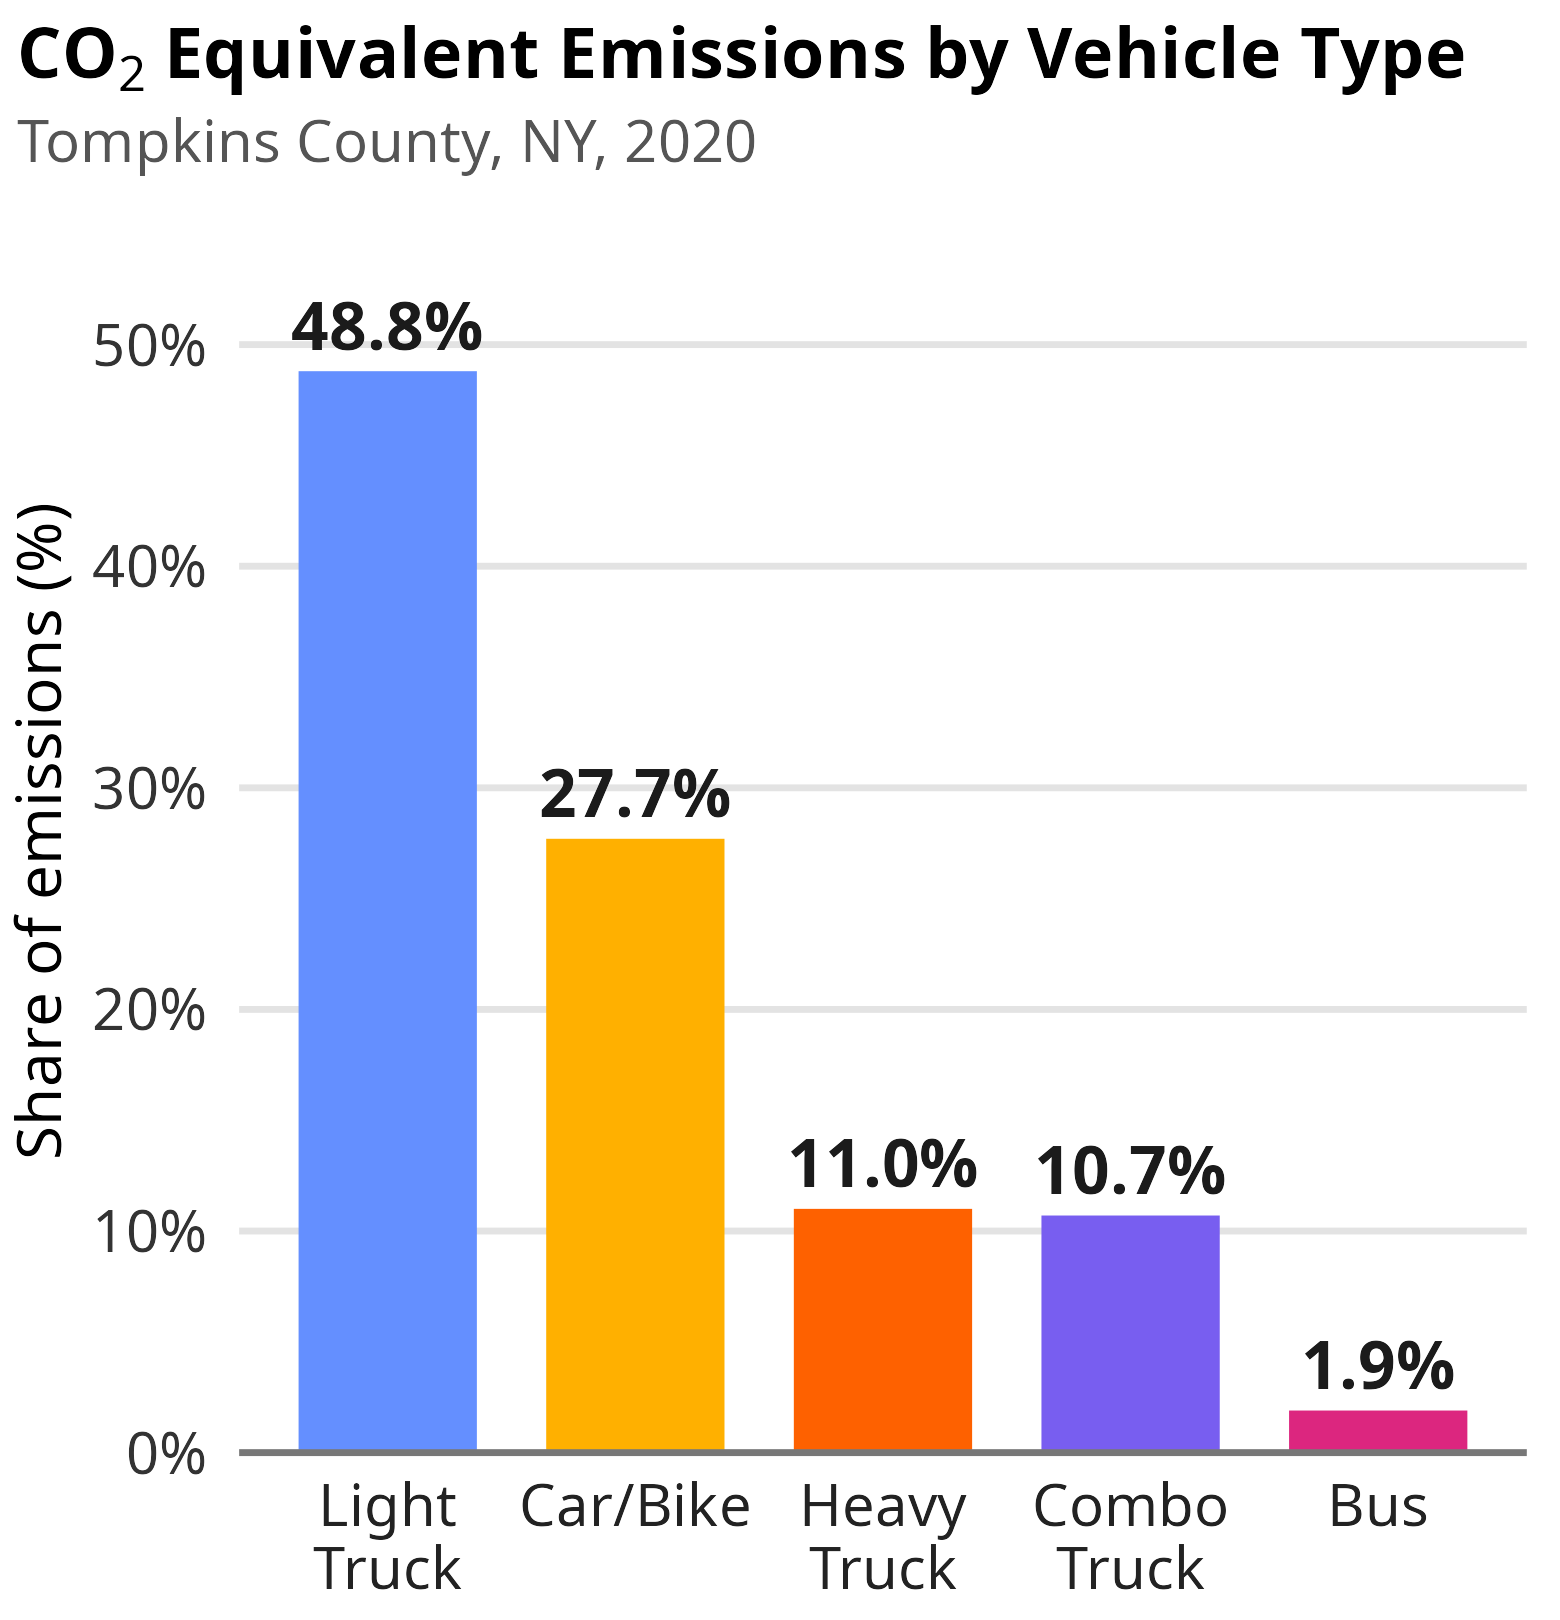

Reproduce this figure in R.
# fig/src/chart_tompkins_2020_print.R
# Print-size redraw of the REPORTER's vehicle-type chart for Figure 1.
#
# The REPORTER draws this chart in the browser at 1920 x 1200 px (1.6:1) for a
# Word page, which leaves its labels tiny at journal size. For the figure we
# redraw it with ggplot2 (the REPORTER's own server-side chart engine) from the
# exact values in the generated release (fig/src/press_release_tompkins_2020.docx)
# and the same colours, near-square so it sits beside the three bullets.
#
#   Rscript fig/src/chart_tompkins_2020_print.R   ->  fig/src/chart_tompkins_2020_print.png

library(ggplot2)
library(dplyr)

shares = tibble(
  type  = c("Light Truck", "Car/Bike", "Heavy Truck", "Combo Truck", "Bus"),
  share = c(48.8, 27.7, 11.0, 10.7, 1.9),          # from the generated release
  fill  = c("#648fff", "#ffb000", "#fe6100", "#785ef0", "#dc267f")   # sampled from its chart
) |>
  mutate(type = factor(type, levels = type),
         label = sprintf("%.1f%%", share))

p = ggplot(shares, aes(x = type, y = share, fill = type)) +
  geom_col(width = 0.72) +
  geom_text(aes(label = label), vjust = -0.45, size = 5.6, fontface = "bold", colour = "#1b1b1b") +
  scale_fill_manual(values = setNames(shares$fill, shares$type), guide = "none") +
  scale_x_discrete(labels = function(x) sub(" ", "\n", x)) +
  scale_y_continuous(labels = function(v) paste0(v, "%"), limits = c(0, 55),
                     breaks = seq(0, 50, 10), expand = expansion(mult = c(0, 0.02))) +
  labs(title = expression(bold(CO[2]~"Equivalent Emissions by Vehicle Type")),
       subtitle = "Tompkins County, NY, 2020",
       x = NULL, y = "Share of emissions (%)") +
  theme_minimal(base_size = 17) +
  theme(plot.title = element_text(size = 17, margin = margin(b = 2)),
        plot.subtitle = element_text(size = 14, colour = "#555555", margin = margin(b = 8)),
        plot.title.position = "plot",
        axis.title.y = element_text(size = 15, margin = margin(r = 4)),
        axis.text.y = element_text(size = 14, colour = "#333333"),
        axis.text.x = element_text(size = 14, colour = "#222222", lineheight = 0.9),
        panel.grid.major.x = element_blank(),
        panel.grid.minor = element_blank(),
        panel.grid.major.y = element_line(colour = "#e3e3e3"),
        axis.line.x = element_line(colour = "#777777"),
        plot.margin = margin(6, 8, 4, 4))

out = file.path("fig", "src", "chart_tompkins_2020_print.png")
ggsave(out, p, width = 5.2, height = 5.4, dpi = 300, bg = "white", device = ragg::agg_png)
message("wrote ", out)
